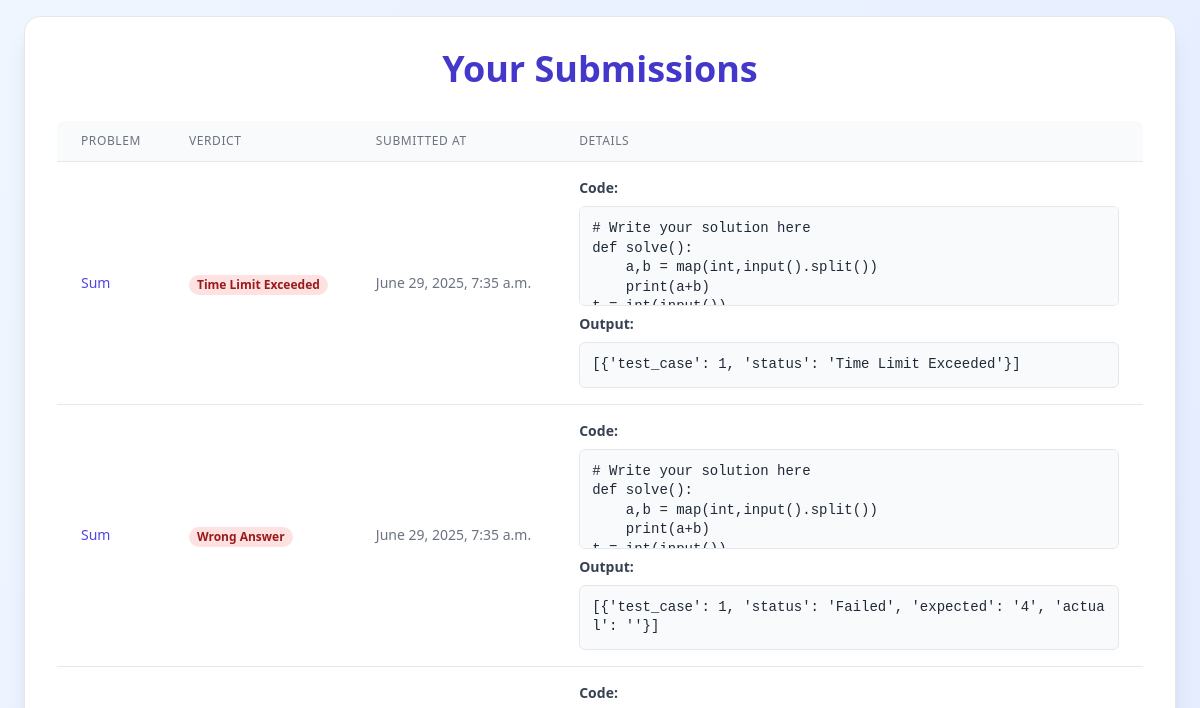
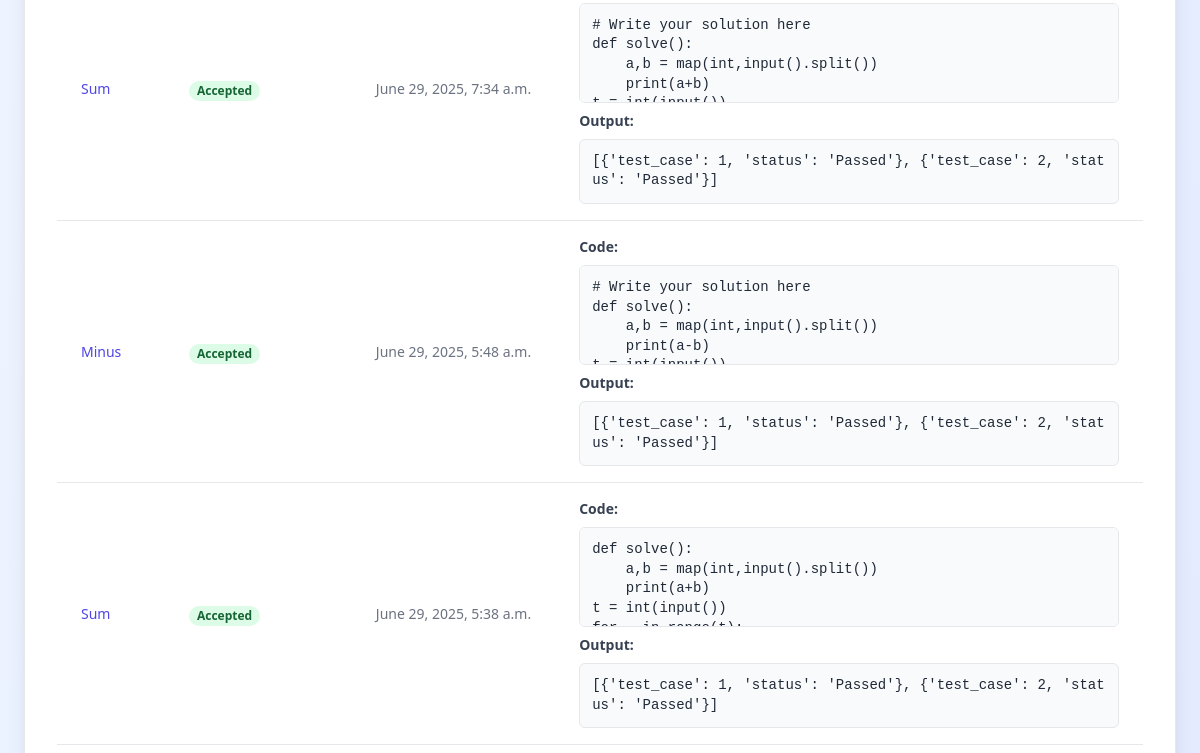
The app's page /submissions/history/ (signed in, upper part), older data (2 pictures, top to bottom).
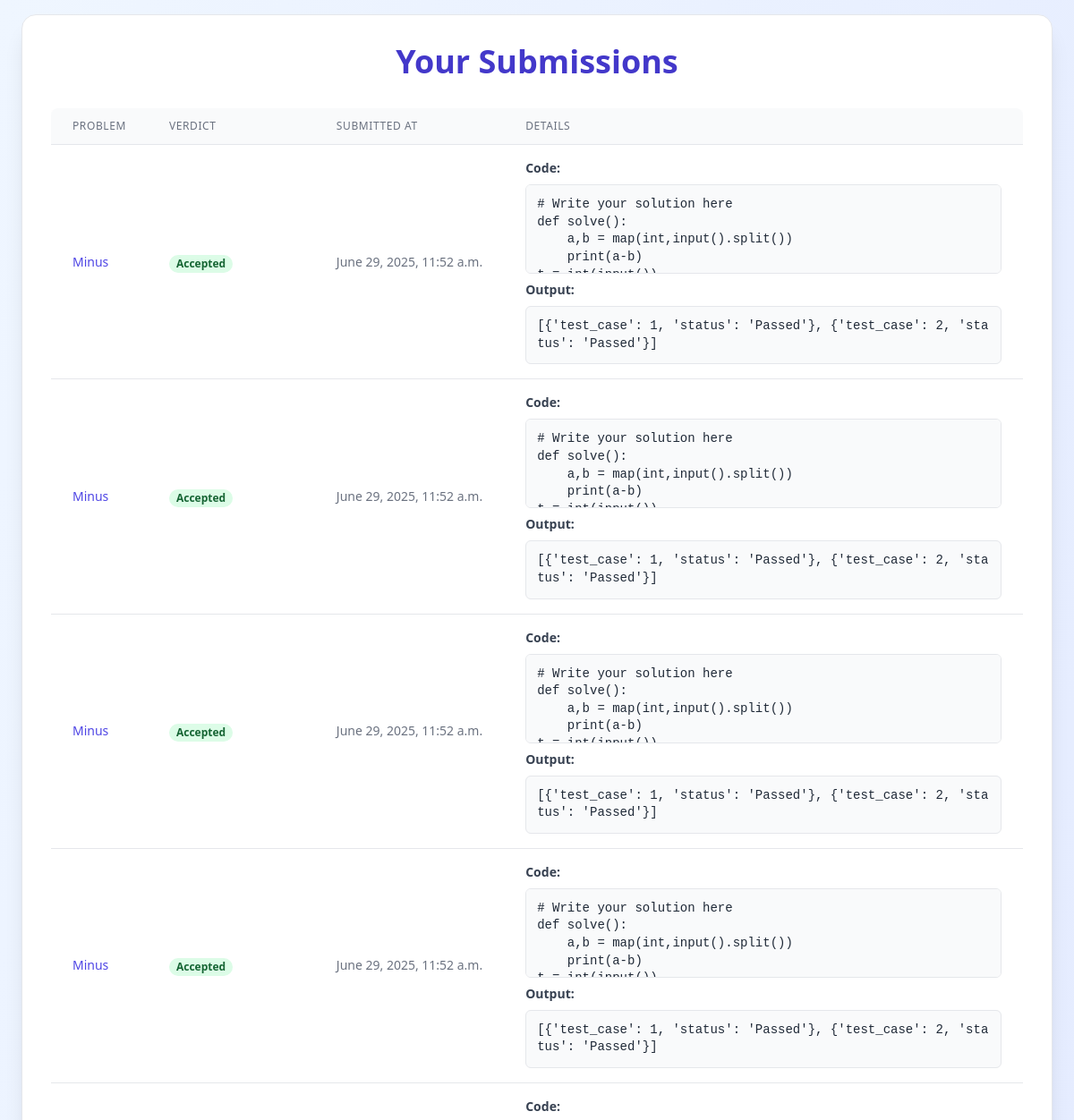
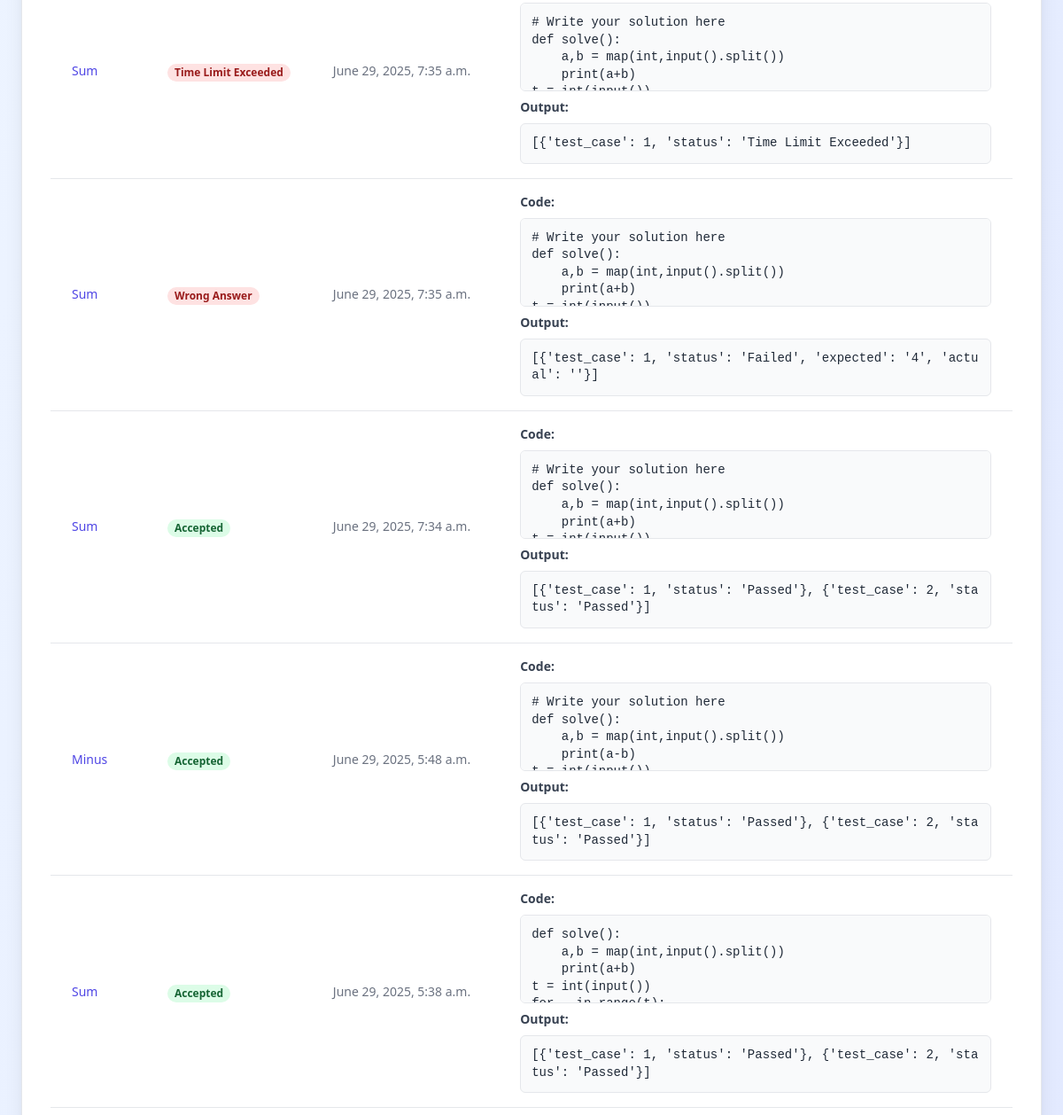
The same page, newer data (2 pictures, top to bottom).
### submissions/models.py (models this page shows)
class Submission(models.Model):
    STATUS_CHOICES = [
        ('Accepted', 'Accepted'),
        ('Wrong Answer', 'Wrong Answer'),
        ('Time Limit Exceeded', 'Time Limit Exceeded'),
        ('Runtime Error', 'Runtime Error'),
    ]
    user = models.ForeignKey(User, on_delete=models.CASCADE)
    problem = models.ForeignKey(Problem, on_delete=models.CASCADE)
    code = models.TextField()
    language = models.CharField(max_length=20, default='python')
    created_at = models.DateTimeField(auto_now_add=True)
    verdict = models.CharField(max_length=20, choices=STATUS_CHOICES)
    output = models.TextField()
    error = models.TextField()

### problems/models.py (models this page shows, shortened)
class Problem(models.Model):
    DIFFICULTY_CHOICES = [
        ('Easy', 'Easy'),
        ('Medium', 'Medium'),
        ('Hard', 'Hard'),
    ]
    title = models.CharField(max_length=200)
    description = models.TextField()
    input_description = models.TextField()
    output_description = models.TextField()
    constraints = models.TextField()
    sample_input = models.TextField()
    sample_output = models.TextField()
    difficulty = models.CharField(max_length=10, choices=DIFFICULTY_CHOICES)
    tags = models.ManyToManyField(Tag, related_name='problems')
    slug = models.SlugField(unique=True)

### submissions/views.py (the view)
# urls.py: path('history/', views.submission_history, name='submission_history'),
@login_required
def submission_history(request):
    submissions = Submission.objects.filter(user=request.user).order_by('-created_at')
    return render(request, 'submissions/history.html', {'submissions': submissions})

### templates/submissions/history.html (shortened to what this page needs)
<!DOCTYPE html>
<html lang="en">
<head>
    <script src="https://cdn.tailwindcss.com"></script>
</head>
<body class="bg-gradient-to-br from-blue-50 to-indigo-100 min-h-screen font-sans text-gray-800 flex items-center justify-center p-4">
    <div class="bg-white p-8 rounded-2xl shadow-xl w-full max-w-6xl border border-gray-200">
        <h2 class="text-4xl font-extrabold text-center text-indigo-700 mb-8">Your Submissions</h2>
        <div class="overflow-x-auto">
            <table class="min-w-full divide-y divide-gray-200 shadow-md rounded-lg overflow-hidden">
                <thead class="bg-gray-50">
                    <tr>
                        <th scope="col" class="px-6 py-3 text-left text-xs font-medium text-gray-500 uppercase tracking-wider">
                            Problem
                        </th>
                        <th scope="col" class="px-6 py-3 text-left text-xs font-medium text-gray-500 uppercase tracking-wider">
                            Verdict
                        </th>
                        <th scope="col" class="px-6 py-3 text-left text-xs font-medium text-gray-500 uppercase tracking-wider">
                            Submitted At
                        </th>
                        <th scope="col" class="px-6 py-3 text-left text-xs font-medium text-gray-500 uppercase tracking-wider">
                            Details
                        </th>
                    </tr>
                </thead>
                <tbody class="bg-white divide-y divide-gray-200">
                    {% for submission in submissions %}
                    <tr class="hover:bg-gray-50 transition duration-150 ease-in-out">
                        <td class="px-6 py-4 whitespace-nowrap text-sm font-medium text-indigo-600">
                            <a href="{% url 'problem_detail' submission.problem.slug %}" class="hover:underline">
                                {{ submission.problem.title }}
                            </a>
                        </td>
                        <td class="px-6 py-4 whitespace-nowrap">
                            <span class="px-2 inline-flex text-xs leading-5 font-semibold rounded-full
                                {% if submission.verdict == 'Accepted' %}
                                    bg-green-100 text-green-800
                                {% elif submission.verdict == 'Wrong Answer' or submission.verdict == 'Runtime Error' or submission.verdict == 'Time Limit Exceeded' or submission.verdict == 'Memory Limit Exceeded' %}
                                    bg-red-100 text-red-800
                                {% else %}
                                    bg-yellow-100 text-yellow-800
                                {% endif %}">
                                {{ submission.verdict }}
                            </span>
                        </td>
                        <td class="px-6 py-4 whitespace-nowrap text-sm text-gray-500">
                            {{ submission.created_at }}
                        </td>
                        <td class="px-6 py-4 text-sm text-gray-500">
                            <div class="space-y-2">
                                <p class="font-semibold text-gray-700 mb-1">Code:</p>
                                <pre class="bg-gray-50 border-gray-200 text-gray-800">{{ submission.code }}</pre>
                                {% if submission.output %}
                                <p class="font-semibold text-gray-700 mt-2 mb-1">Output:</p>
                                <pre class="bg-gray-50 border-gray-200 text-gray-800">{{ submission.output }}</pre>
                                {% endif %}
                            </div>
                        </td>
                    </tr>
                    {% endfor %}
                </tbody>
            </table>
        </div>
    </div>
</body>
</html>

Row changes from the older to the newer data that the page shows:
added Submission: problem "Minus", verdict "Accepted", created_at "June 29, 2025, 11:52 a.m.", code "# Write your solution here def solve(): a,b = map(int,input().split()) print(a-b)…", output "[{'test_case': 1, 'status': 'Passed'}, {'test_case': 2, 'status': 'Passed'}]"
added Submission: problem "Minus", verdict "Accepted", created_at "June 29, 2025, 11:52 a.m.", code "# Write your solution here def solve(): a,b = map(int,input().split()) print(a-b)…", output "[{'test_case': 1, 'status': 'Passed'}, {'test_case': 2, 'status': 'Passed'}]"
added Submission: problem "Minus", verdict "Accepted", created_at "June 29, 2025, 11:52 a.m.", code "# Write your solution here def solve(): a,b = map(int,input().split()) print(a-b)…", output "[{'test_case': 1, 'status': 'Passed'}, {'test_case': 2, 'status': 'Passed'}]"
added Submission: problem "Minus", verdict "Accepted", created_at "June 29, 2025, 11:52 a.m.", code "# Write your solution here def solve(): a,b = map(int,input().split()) print(a-b)…", output "[{'test_case': 1, 'status': 'Passed'}, {'test_case': 2, 'status': 'Passed'}]"
